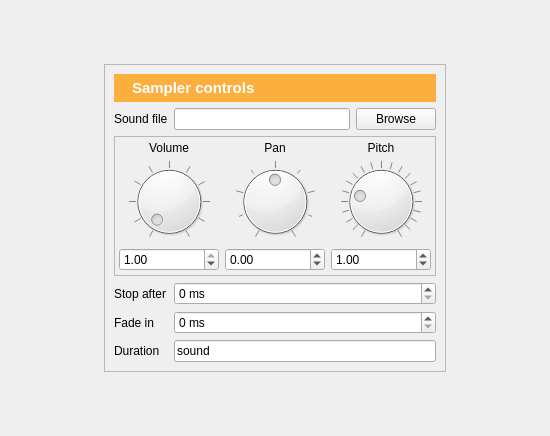
<?xml version="1.0" encoding="UTF-8"?>
<ui version="4.0">
 <class>ui_sampler_widget</class>
 <widget class="QWidget" name="ui_sampler_widget">
  <property name="geometry">
   <rect>
    <x>0</x>
    <y>0</y>
    <width>550</width>
    <height>436</height>
   </rect>
  </property>
  <property name="windowTitle">
   <string>Form</string>
  </property>
  <layout class="QGridLayout" name="gridLayout">
   <property name="margin">
    <number>0</number>
   </property>
   <item row="0" column="1">
    <widget class="QFrame" name="frame_controls">
     <property name="sizePolicy">
      <sizepolicy hsizetype="Fixed" vsizetype="Fixed">
       <horstretch>0</horstretch>
       <verstretch>0</verstretch>
      </sizepolicy>
     </property>
     <property name="frameShape">
      <enum>QFrame::StyledPanel</enum>
     </property>
     <property name="frameShadow">
      <enum>QFrame::Raised</enum>
     </property>
     <layout class="QGridLayout" name="gridLayout_3">
      <item row="1" column="0">
       <widget class="QLabel" name="label">
        <property name="text">
         <string>Sound file</string>
        </property>
       </widget>
      </item>
      <item row="1" column="1">
       <widget class="QLineEdit" name="edit_sample">
        <property name="toolTip">
         <string>The sound file. Expecting a .ogg or .wav file.</string>
        </property>
       </widget>
      </item>
      <item row="1" column="2">
       <widget class="QPushButton" name="button_browse_sample">
        <property name="sizePolicy">
         <sizepolicy hsizetype="Fixed" vsizetype="Fixed">
          <horstretch>0</horstretch>
          <verstretch>0</verstretch>
         </sizepolicy>
        </property>
        <property name="toolTip">
         <string>Select a sound file from the file pool</string>
        </property>
        <property name="text">
         <string>Browse</string>
        </property>
        <property name="icon">
         <iconset>
          <normaloff>:/icons/browse.png</normaloff>:/icons/browse.png</iconset>
        </property>
       </widget>
      </item>
      <item row="2" column="0" colspan="3">
       <widget class="QFrame" name="frame">
        <property name="maximumSize">
         <size>
          <width>16777215</width>
          <height>140</height>
         </size>
        </property>
        <property name="frameShape">
         <enum>QFrame::StyledPanel</enum>
        </property>
        <property name="frameShadow">
         <enum>QFrame::Raised</enum>
        </property>
        <layout class="QGridLayout" name="gridLayout_2">
         <property name="margin">
          <number>4</number>
         </property>
         <item row="0" column="0">
          <widget class="QLabel" name="label_7">
           <property name="text">
            <string>Volume</string>
           </property>
           <property name="alignment">
            <set>Qt::AlignCenter</set>
           </property>
          </widget>
         </item>
         <item row="1" column="0">
          <widget class="QDial" name="dial_volume">
           <property name="toolTip">
            <string>Set the volume of the sound</string>
           </property>
           <property name="maximum">
            <number>100</number>
           </property>
           <property name="value">
            <number>1</number>
           </property>
           <property name="notchTarget">
            <double>10.000000000000000</double>
           </property>
           <property name="notchesVisible">
            <bool>true</bool>
           </property>
          </widget>
         </item>
         <item row="2" column="0">
          <widget class="QDoubleSpinBox" name="spin_volume">
           <property name="toolTip">
            <string>Set the volume of the sound</string>
           </property>
           <property name="suffix">
            <string/>
           </property>
           <property name="maximum">
            <double>1.000000000000000</double>
           </property>
           <property name="singleStep">
            <double>0.100000000000000</double>
           </property>
           <property name="value">
            <double>1.000000000000000</double>
           </property>
          </widget>
         </item>
         <item row="0" column="1">
          <widget class="QLabel" name="label_8">
           <property name="text">
            <string>Pan</string>
           </property>
           <property name="alignment">
            <set>Qt::AlignCenter</set>
           </property>
          </widget>
         </item>
         <item row="0" column="2">
          <widget class="QLabel" name="label_2">
           <property name="text">
            <string>Pitch</string>
           </property>
           <property name="alignment">
            <set>Qt::AlignCenter</set>
           </property>
          </widget>
         </item>
         <item row="1" column="1">
          <widget class="QDial" name="dial_pan">
           <property name="toolTip">
            <string>Set the panning (left-right) of the sound</string>
           </property>
           <property name="minimum">
            <number>-20</number>
           </property>
           <property name="maximum">
            <number>20</number>
           </property>
           <property name="notchTarget">
            <double>10.000000000000000</double>
           </property>
           <property name="notchesVisible">
            <bool>true</bool>
           </property>
          </widget>
         </item>
         <item row="1" column="2">
          <widget class="QDial" name="dial_pitch">
           <property name="toolTip">
            <string>Set the relative pitch of the sound (100% = original)</string>
           </property>
           <property name="maximum">
            <number>400</number>
           </property>
           <property name="value">
            <number>100</number>
           </property>
           <property name="notchTarget">
            <double>20.000000000000000</double>
           </property>
           <property name="notchesVisible">
            <bool>true</bool>
           </property>
          </widget>
         </item>
         <item row="2" column="1">
          <widget class="QDoubleSpinBox" name="spin_pan">
           <property name="toolTip">
            <string>Set the panning (left-right) of the sound</string>
           </property>
           <property name="minimum">
            <double>-1000.000000000000000</double>
           </property>
           <property name="maximum">
            <double>1000.000000000000000</double>
           </property>
           <property name="value">
            <double>0.000000000000000</double>
           </property>
          </widget>
         </item>
         <item row="2" column="2">
          <widget class="QDoubleSpinBox" name="spin_pitch">
           <property name="toolTip">
            <string>Set the relative pitch of the sound (1 = original)</string>
           </property>
           <property name="suffix">
            <string/>
           </property>
           <property name="maximum">
            <double>100.000000000000000</double>
           </property>
           <property name="singleStep">
            <double>0.100000000000000</double>
           </property>
           <property name="value">
            <double>1.000000000000000</double>
           </property>
          </widget>
         </item>
        </layout>
       </widget>
      </item>
      <item row="3" column="0">
       <widget class="QLabel" name="label_4">
        <property name="text">
         <string>Stop after</string>
        </property>
       </widget>
      </item>
      <item row="3" column="1" colspan="2">
       <widget class="QSpinBox" name="spin_stop_after">
        <property name="toolTip">
         <string>Force playback to stop after a specified duration. 0ms corresponds to a full playback.</string>
        </property>
        <property name="suffix">
         <string> ms</string>
        </property>
        <property name="maximum">
         <number>100000000</number>
        </property>
       </widget>
      </item>
      <item row="4" column="1" colspan="2">
       <widget class="QSpinBox" name="spin_fade_in">
        <property name="toolTip">
         <string>The fade-in time of the sound.</string>
        </property>
        <property name="suffix">
         <string> ms</string>
        </property>
        <property name="maximum">
         <number>10000000</number>
        </property>
       </widget>
      </item>
      <item row="5" column="1" colspan="2">
       <widget class="QLineEdit" name="edit_duration">
        <property name="toolTip">
         <string>Set the duration of the sampler item. Expecting a duration in ms, 'sound' (to wait until the sound is finished playing), 'keypress', 'mouseclick', or a variable (e.g., '[sampler_dur]').</string>
        </property>
        <property name="text">
         <string>sound</string>
        </property>
       </widget>
      </item>
      <item row="4" column="0">
       <widget class="QLabel" name="label_5">
        <property name="text">
         <string>Fade in</string>
        </property>
       </widget>
      </item>
      <item row="5" column="0">
       <widget class="QLabel" name="label_6">
        <property name="text">
         <string>Duration</string>
        </property>
       </widget>
      </item>
      <item row="0" column="0" colspan="3">
       <widget class="QWidget" name="widget" native="true">
        <property name="styleSheet">
         <string notr="true">background-color: #fcaf3e;
color: rgb(255, 255, 255);</string>
        </property>
        <layout class="QHBoxLayout" name="horizontalLayout">
         <property name="margin">
          <number>5</number>
         </property>
         <item>
          <widget class="QLabel" name="label_sampler">
           <property name="sizePolicy">
            <sizepolicy hsizetype="Fixed" vsizetype="Preferred">
             <horstretch>0</horstretch>
             <verstretch>0</verstretch>
            </sizepolicy>
           </property>
           <property name="text">
            <string/>
           </property>
           <property name="pixmap">
            <pixmap>:/icons/sampler.png</pixmap>
           </property>
          </widget>
         </item>
         <item>
          <widget class="QLabel" name="label_9">
           <property name="font">
            <font>
             <pointsize>11</pointsize>
             <weight>75</weight>
             <bold>true</bold>
            </font>
           </property>
           <property name="text">
            <string>Sampler controls</string>
           </property>
          </widget>
         </item>
        </layout>
       </widget>
      </item>
     </layout>
    </widget>
   </item>
   <item row="0" column="2">
    <spacer name="horizontalSpacer_2">
     <property name="orientation">
      <enum>Qt::Horizontal</enum>
     </property>
     <property name="sizeHint" stdset="0">
      <size>
       <width>40</width>
       <height>20</height>
      </size>
     </property>
    </spacer>
   </item>
   <item row="0" column="0">
    <spacer name="horizontalSpacer">
     <property name="orientation">
      <enum>Qt::Horizontal</enum>
     </property>
     <property name="sizeHint" stdset="0">
      <size>
       <width>40</width>
       <height>20</height>
      </size>
     </property>
    </spacer>
   </item>
  </layout>
 </widget>
 <resources/>
 <connections/>
</ui>
